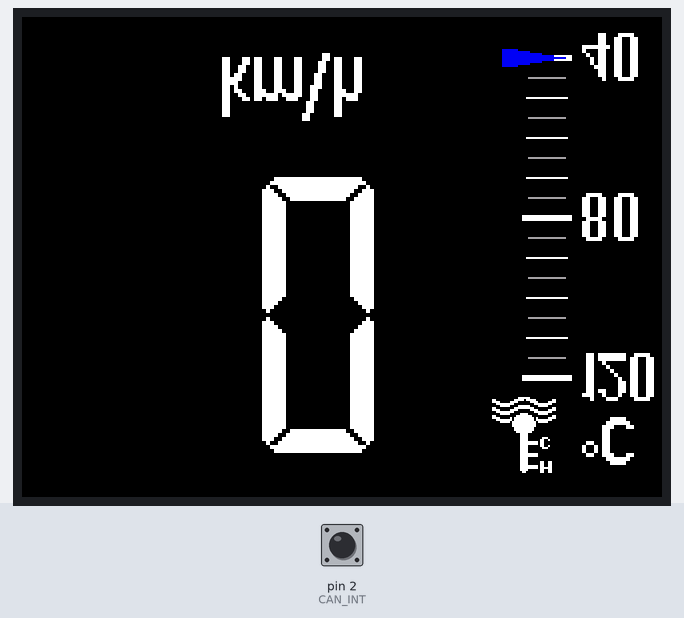
Recording of a sketch running on a simulated Arduino Uno, built with avr-gcc and run on an emulated ATmega328P. Shown: 320×240 colour display. Inputs (shaded band) come from the test bench; at power-on: pin 2 (CAN_INT) HIGH. What the sketch prints to the serial monitor is not drawn.

Above: at 0.3 s.

The sketch:

CarSpeedProjector.ino
```cpp
#include <SPI.h>
#include <Adafruit_GFX.h>
#include <Adafruit_ST7789.h>
#include <mcp_can.h>
#include "src/Speedometer.h"


#define CAN_INT  2
#define TFT_DC   9
#define TFT_CS   7
#define TFT_RST  8
#define CAN_DC   10
#define INTERVAL_V 100
#define INTERVAL_T 30
#define INTERVAL_F 60
#define INTERVAL_TF 1000

Adafruit_ST7789 lcd = Adafruit_ST7789(TFT_CS, TFT_DC, TFT_RST);
MCP_CAN mcp2515(CAN_DC);
Speedometer speedometer = Speedometer();
unsigned long previousMillis_V = millis();
unsigned long previousMillis_T = millis() + INTERVAL_T;
byte data[8] = {0x02, 0x01, 0x00, 0x00, 0x00, 0x00, 0x00, 0x00};
long unsigned int rxId;
unsigned char len = 0;
unsigned char rxBuf[8];
bool mcp2515Init;
bool mcp2515Send;

void setup()
{
  Serial.begin(9600);
  speedometer.init(lcd);
  if(mcp2515.begin(MCP_ANY, CAN_500KBPS, MCP_8MHZ) == CAN_OK)
  {
    mcp2515Init = true;
    Serial.println("MCP2515 Initialized Successfully!");
    mcp2515.setMode(MCP_NORMAL);
    pinMode(CAN_INT, INPUT);
  }
  else
  {
    mcp2515Init = false;
    Serial.println("Error Initializing MCP2515...");
  }
  mcp2515Send = false;
}

void loop(void)
{

  if (mcp2515Init == true)
  {
    if (mcp2515Send == false)
    {
      if (millis() - previousMillis_V >= INTERVAL_V)
      {
        previousMillis_V = millis();
        mcp2515Send = true;
        data[2] = 0x0D;
      }
      else if (millis() - previousMillis_T >= INTERVAL_TF)
      {
        previousMillis_T = millis();
        mcp2515Send = true;
        data[2] = 0x05;
      }

      if (mcp2515Send == true)
      {
        (void)mcp2515.sendMsgBuf(0x7DF, 0, 8, data);
        mcp2515Send = false;
      }
    }

    if (!digitalRead(CAN_INT))
    {
      mcp2515.readMsgBuf(&rxId, &len, rxBuf);

      if ((rxId == 0x7E8) && (rxBuf[1]!= 0x7F))
      {

        if (len> 0)
        {
          Serial.print(rxId);Serial.print(" ");Serial.print(len);Serial.print(": ");
        }
        for (byte i = 0; i <len; i++)
        {
          Serial.print(rxBuf[i]);Serial.print(" ");
        }
        Serial.println();

        switch (rxBuf[2])
        {
          case 0x0D:
          {
            speedometer.setSpeed(lcd, rxBuf[3]);
          }
          break;

          case 0x05:
          {
            speedometer.setTemp(lcd, rxBuf[3] - 40, true);
          }
          break;

          default:
          {
            // do nothing
          }
        }
      }
    }
  }
}
```

Speedometer.cpp
```cpp
#include "Speedometer.h"

Speedometer::Speedometer()
{
  speedStr[0] = "";
  speedStr[1] = "";
  speedStr[2] = "012456";
  speed = 0;
  temp = 0;
}

void Speedometer::init(Adafruit_ST7789 &lcd)
{
  lcd.init(240, 320);
  lcd.setRotation(1);
  lcd.fillScreen(BLACK);
  lcd.setFont(&SegmentLine);
  lcd.setTextWrap(false);
  drawTempImage(lcd, true);
  drawSpeedImage(lcd);
}

void Speedometer::drawTempImage(Adafruit_ST7789 &lcd, bool visible)
{
  if (visible == true)
  {
    lcd.setTextColor(WHITE);
  }
  else
  {
    lcd.setTextColor(BLACK);
  }
  lcd.setTextSize(1);
  lcd.setCursor(235, 190);
  lcd.print("J");
  drawTempScale(lcd, visible);
  lcd.setTextSize(2);
  lcd.setCursor(280, 200);
  lcd.print("@C");
  lcd.setCursor(280, 180);
  lcd.print("LMK");
  lcd.setCursor(280, 100);
  lcd.print("OK");
  lcd.setCursor(280, 20);
  lcd.print("NK");
  lcd.setTextSize(1);
  setTemp(lcd, this->temp, visible);
}

void Speedometer::drawTempScale(Adafruit_ST7789 &lcd, bool visible)
{
  lcd.setTextSize(1);
  if (visible == true)
  {
    lcd.setTextColor(LIGHT_GREY);
  }
  else
  {
    lcd.setTextColor(BLACK);
  }
  for (byte i = 0; i < 8; i++)
  {
    lcd.setCursor(250, 30 + i * 20);
    lcd.print("?");
  }
  if (visible == true)
  {
    lcd.setTextColor(ST77XX_WHITE);
  }
  else
  {
    lcd.setTextColor(BLACK);
  }
  lcd.setCursor(250, 51);
  for (byte i = 0; i < 9; i++)
  {
    lcd.setCursor(250, 20 + i * 20);
    lcd.print("=");
  }
  for (byte i = 0; i < 3; i++)
  {
    lcd.setCursor(250, 20 + i * 80);
    lcd.print("<");
  }
}

void Speedometer::setSpeed(Adafruit_ST7789 &lcd, byte speed)
{
  if (speed != this->speed)
  {
    this->speed = speed;
    String speedTmpStr[3] = {"", "", ""};
    String speedWrtStr[3] = {"", "", ""};
    String speedClrStr[3] = {"", "", ""};
    String newStr;
    String oldStr;
    for (byte i = 0; i < 3; i++)
    {
      speedTmpStr[2 - i] = convertDigit((byte) (speed % 10));
      speed = (byte) ((speed - (speed % 10)) / 10);
      if (speed == 0)
      {
        break;
      }
    }
    for (byte i = 0; i < 3; i++)
    {
      speedClrStr[2 - i] = segmentDiff(speedStr[2 - i], speedTmpStr[2 - i]);
      speedWrtStr[2 - i] = segmentDiff(speedTmpStr[2 - i], speedStr[2 - i]);
    }
    lcd.setTextColor(ST77XX_BLACK);
    lcd.setTextSize(2);
    lcd.setCursor(0, 80);
    lcd.print(speedClrStr[0] + "7" + speedClrStr[1] + "7" + speedClrStr[2]);
    lcd.setTextColor(ST77XX_WHITE);
    lcd.setCursor(0, 80);
    lcd.print(speedWrtStr[0] + "7" + speedWrtStr[1] + "7" + speedWrtStr[2]);
    speedStr[0] = speedTmpStr[0];
    speedStr[1] = speedTmpStr[1];
    speedStr[2] = speedTmpStr[2];
  }
}

String Speedometer::segmentDiff(String strNew, String strOld)
{
  String retStr = "";
  for (byte j = 0; j < strNew.length(); j++)
  {
    if (strOld.indexOf(strNew[j]) == -1)
    {
      retStr = retStr + strNew[j];
    }
  }
  return retStr;
}

void Speedometer::setTemp(Adafruit_ST7789 &lcd, int temp, bool visible)
{
  if (temp < 40)
  {
    temp = 40;
  }
  else if (temp > 120)
  {
    temp = 120;
  }
  if (temp != this->temp)
  {
    drawTemp(lcd, this->temp, !visible);
    drawTempScale(lcd, visible);
    drawTemp(lcd, temp, visible);
    this->temp = temp;
  }
}

void Speedometer::drawTemp(Adafruit_ST7789 &lcd, int temp, bool visible)
{
  lcd.setTextSize(1);
  if (visible == true)
  {
    if (temp < 110)
    {
      lcd.setTextColor(DARK_BLUE);
    }
    else
    {
      lcd.setTextColor(DARK_RED);
    }
  }
  else
  {
    lcd.setTextColor(ST77XX_BLACK);
  }
  lcd.setCursor(240, 20 + 2 * (temp - 40));
  lcd.print(">");
}

String Speedometer::convertDigit(byte speed)
{
  String retVal;
  switch (speed)
  {
    case 0:
    {
      retVal = "012456";
    }
    break;

    case 1:
    {
      retVal = "25";
    }
    break;

    case 2:
    {
      retVal = "01356";
    }
    break;

    case 3:
    {
      retVal = "02356";
    }
    break;

    case 4:
    {
      retVal = "2345";
    }
    break;

    case 5:
    {
      retVal = "02346";
    }
    break;

    case 6:
    {
      retVal = "012346";
    }
    break;

    case 7:
    {
      retVal = "256";
    }
    break;

    case 8:
    {
      retVal = "0123456";
    }
    break;

    default:
    {
      retVal = "023456";
    }
    break;
  }
  return retVal;
}

void Speedometer::drawSpeedImage(Adafruit_ST7789 &lcd)
{
  lcd.setTextColor(ST77XX_WHITE);
  lcd.setTextSize(2);
  lcd.setCursor(0, 80);
  lcd.print(speedStr[0] + "7" + speedStr[1] + "7" + speedStr[2]);
  lcd.setCursor(100, 20);
  lcd.print("9:8;");
}
```

Speedometer.h
```cpp
#ifndef SPEEDOMETER_H
#define SPEEDOMETER_H

#include <Arduino.h>
#include <Adafruit_GFX.h>
#include <Adafruit_ST7789.h>
#include "SegmentLine.h"
#include <string.h>

#define RGBto565(r,g,b) ((((r) & 0xF8) << 8) | (((g) & 0xFC) << 3) | ((b) >> 3))

#define DARK_BLUE   RGBto565(0, 0, 240)
#define DARK_RED    RGBto565(240, 0, 0)
#define LIGHT_GREY  RGBto565(160, 160, 160)
#define BLACK       0x0000
#define WHITE       0xFFFF


class Speedometer
{
  private:
    String speedStr[3];
    byte speed;
    int temp;

    void drawSpeedImage(Adafruit_ST7789 &lcd);
    void drawTempImage(Adafruit_ST7789 &lcd, bool visible);
    void drawTempScale(Adafruit_ST7789 &lcd, bool visible);
    void drawTemp(Adafruit_ST7789 &lcd, int temp, bool visible);
    String convertDigit(byte speed);
    String segmentDiff(String strNew, String strOld);

  public:

    Speedometer();

    void init(Adafruit_ST7789 &lcd);
    void setSpeed(Adafruit_ST7789 &lcd, byte speed);
    void setTemp(Adafruit_ST7789 &lcd, int temp, bool visible);

};

#endif
```

Source omitted: SegmentLine.h (data table, 5219 bytes)
